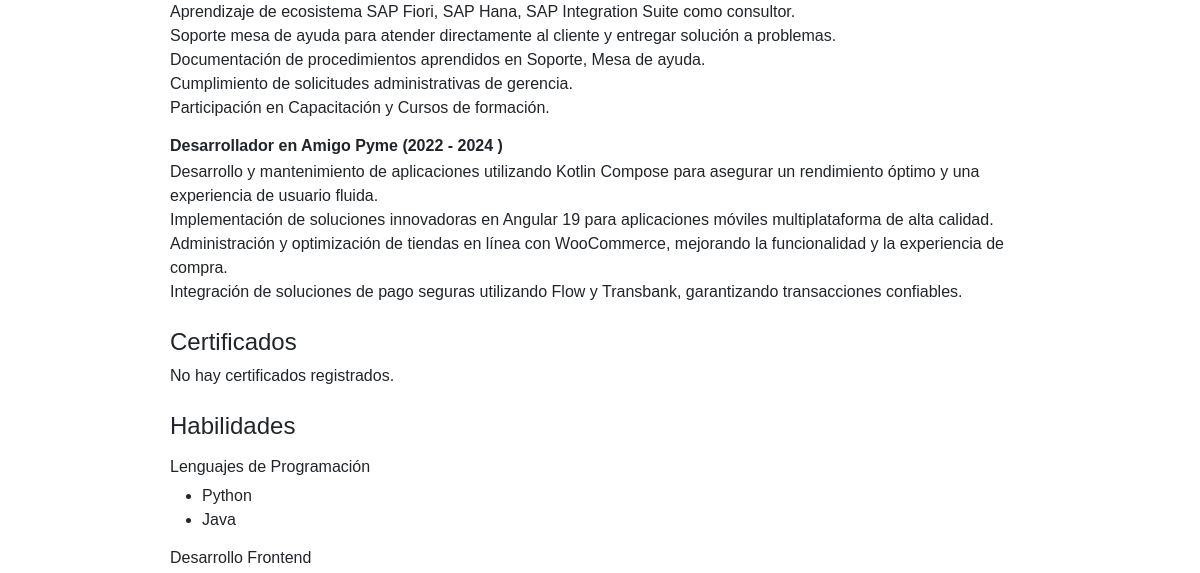
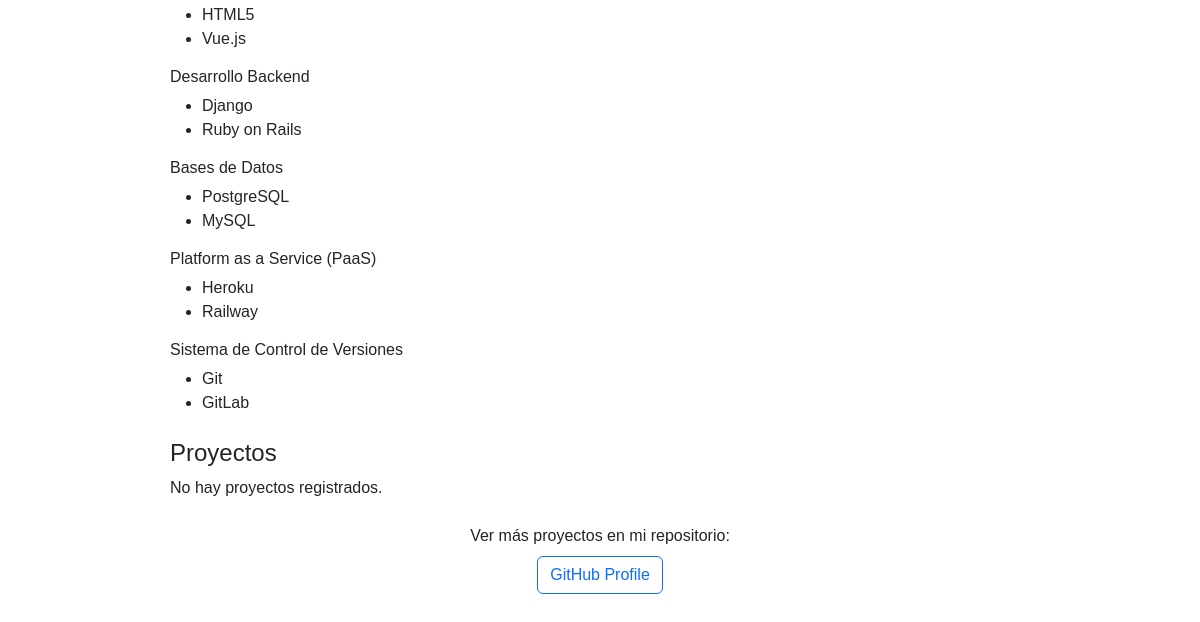
Before: / (lower part) with the older database file (2 pictures, top to bottom).
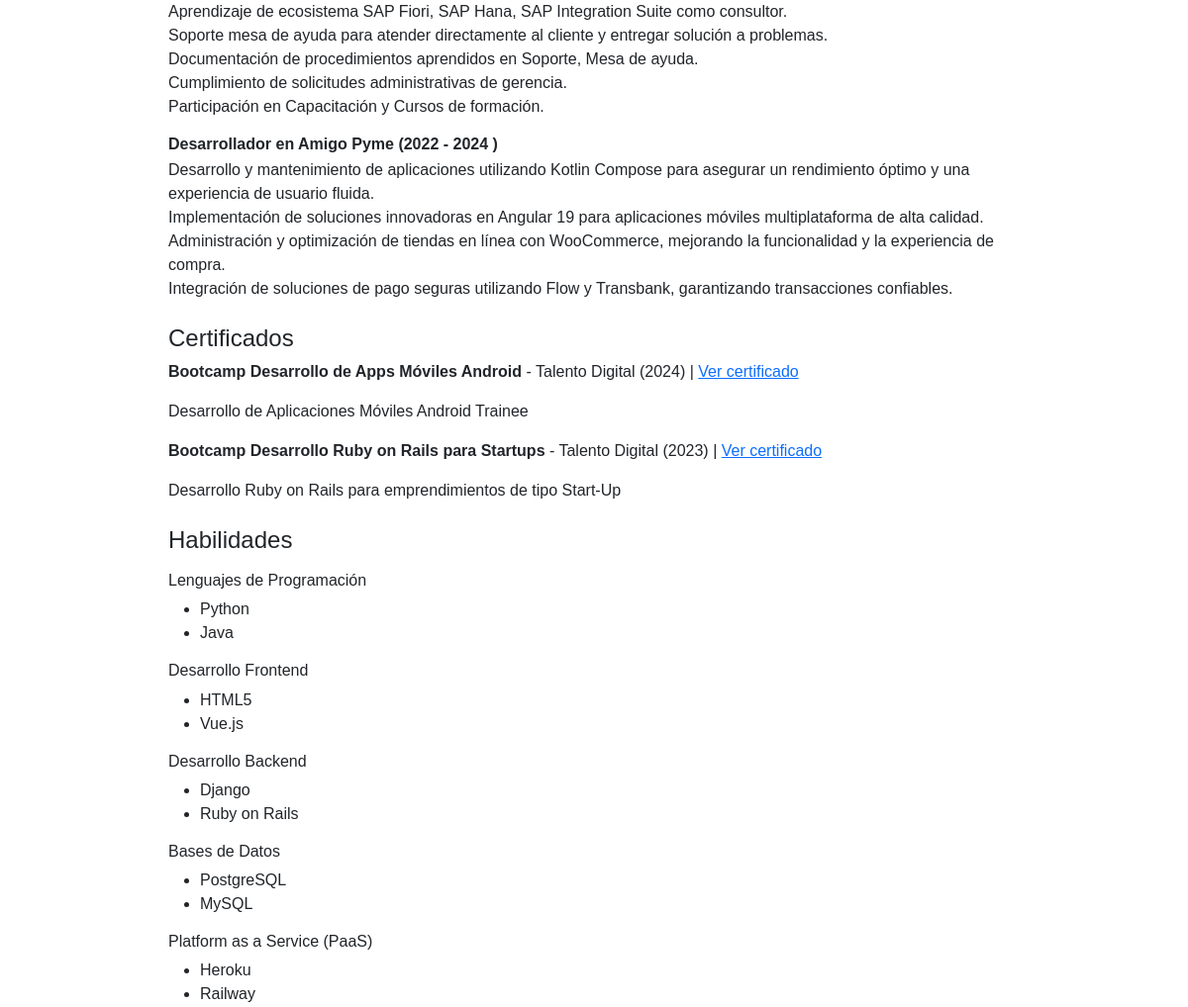
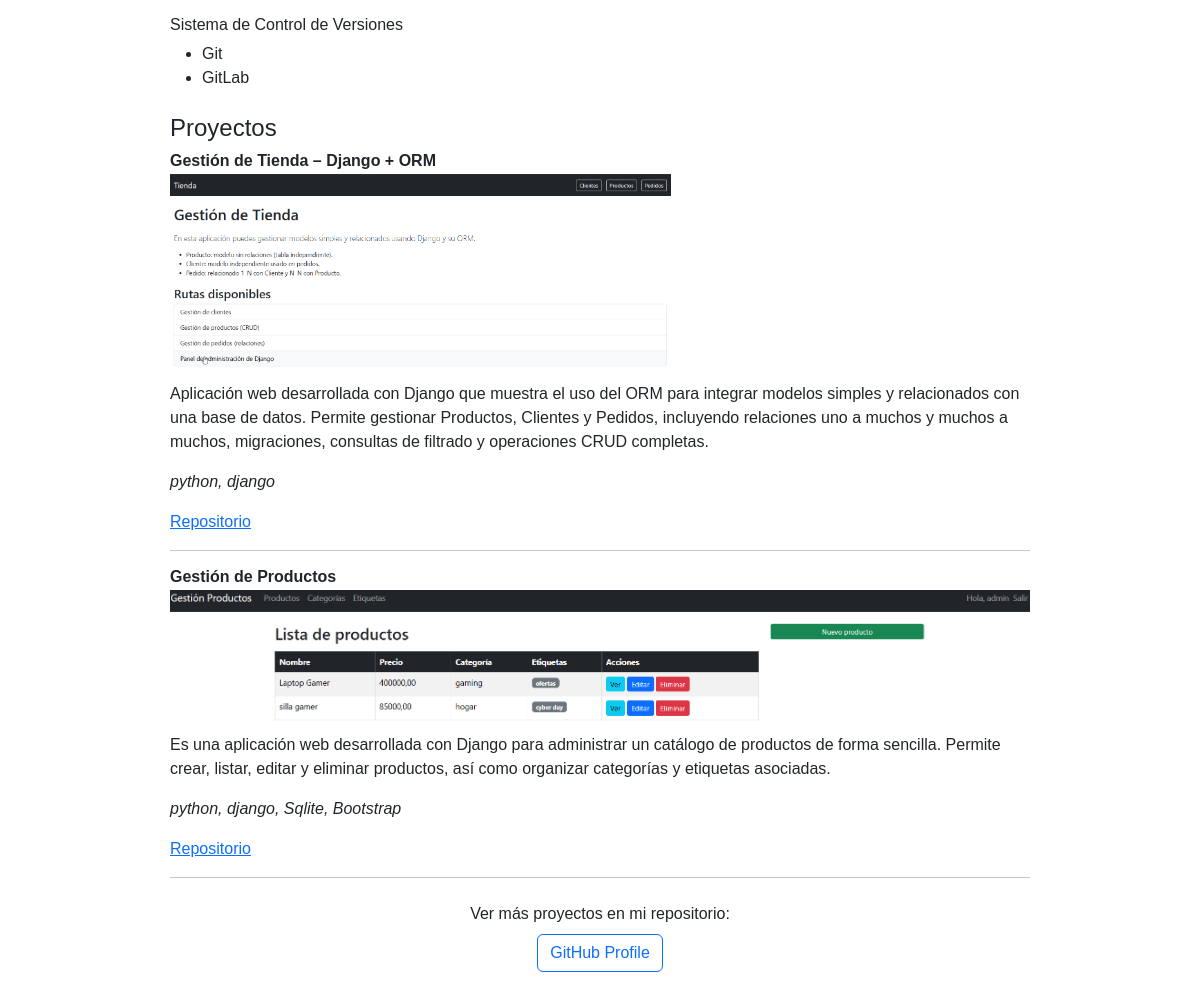
After: the same page with the newer database file (2 pictures, top to bottom).
### core/models.py (models this page shows, shortened)
class Experiencia(models.Model):
    empresa = models.CharField(max_length=150)
    puesto = models.CharField(max_length=150)
    descripcion = models.TextField()
    fecha_inicio = models.DateField()
    fecha_fin = models.DateField(blank=True, null=True)
    actual = models.BooleanField(default=False)
    orden = models.PositiveIntegerField(default=0)

class Certificado(models.Model):
    nombre = models.CharField(max_length=200)
    entidad = models.CharField(max_length=150)
    fecha = models.DateField(blank=True, null=True)
    url_certificado = models.URLField(blank=True)
    descripcion = models.TextField(blank=True)
    orden = models.PositiveIntegerField(default=0)

class Proyecto(models.Model):
    titulo = models.CharField(max_length=200)
    descripcion = models.TextField()
    imagen = models.ImageField(upload_to='proyectos/', blank=True, null=True)
    url_demo = models.URLField(blank=True)
    url_codigo = models.URLField(blank=True)
    tecnologias = models.CharField(max_length=200, blank=True)
    fecha = models.DateField(blank=True, null=True)
    destacado = models.BooleanField(default=True)
    orden = models.PositiveIntegerField(default=0)
    imagen_static = models.CharField(
        max_length=200,
        blank=True,
        help_text="Ruta dentro de static/, por ejemplo: img/proyecto1.png",
    )

### core/views.py (the view)
# urls.py: path('', views.home_view, name='home'),
def home_view(request):
    perfil = Perfil.objects.first()
    experiencias = Experiencia.objects.all().order_by('-fecha_inicio', '-id')
    certificados = Certificado.objects.all().order_by('orden', '-fecha')
    habilidades = Habilidad.objects.all().order_by('categoria', 'orden', 'nombre')
    proyectos = Proyecto.objects.filter(destacado=True).order_by('orden', '-fecha')
    context = {
        'perfil': perfil,
        'experiencias': experiencias,
        'certificados': certificados,
        'habilidades': habilidades,
        'proyectos': proyectos,
    }
    return render(request, 'core/home.html', context)

### core/templates/core/home.html (shortened to what this page needs)
{% load static %}
<!DOCTYPE html>
<html lang="es">
<head>
    <link href="https://cdn.jsdelivr.net/npm/bootstrap@5.3.3/dist/css/bootstrap.min.css" rel="stylesheet"
>
</head>
<body>
    <div class="content-container">
        <section id="experiencia" class="mb-4">
            {% for exp in experiencias %}
            <h3 class="h6 fw-bold mb-1">
                {{ exp.puesto }} en {{ exp.empresa }}
                {% if exp.fecha_inicio %}
                ({{ exp.fecha_inicio|date:"Y" }}
                {% if exp.actual %}
                - Actual
                {% elif exp.fecha_fin %}
                - {{ exp.fecha_fin|date:"Y" }}
                {% endif %}
                )
                {% endif %}
            </h3>
            <div class="mb-3">
                {{ exp.descripcion|linebreaks }}
            </div>
            {% empty %}
            <p>No hay experiencias registradas.</p>
            {% endfor %}
        </section>
        <section id="certificados" class="mb-4">
            <h2 class="h4">Certificados</h2>
            {% for cert in certificados %}
            <p>
                <strong>{{ cert.nombre }}</strong> - {{ cert.entidad }}
                {% if cert.fecha %} ({{ cert.fecha|date:"Y" }}){% endif %}
                {% if cert.url_certificado %}
                | <a href="{{ cert.url_certificado }}" target="_blank">Ver certificado</a>
                {% endif %}
            </p>
            {% if cert.descripcion %}
            <p>{{ cert.descripcion }}</p>
            {% endif %}
            {% empty %}
            <p>No hay certificados registrados.</p>
            {% endfor %}
        </section>
        <section id="habilidades" class="mb-4">
            <h2 class="h4">Habilidades</h2>
            <h3 class="h6 mt-3">Lenguajes de Programación</h3>
            <ul>
                <li>Python</li>
                <li>Java</li>
            </ul>
            <h3 class="h6 mt-3">Desarrollo Frontend</h3>
            <ul>
                <li>HTML5</li>
                <li>Vue.js</li>
            </ul>
            <h3 class="h6 mt-3">Desarrollo Backend</h3>
            <ul>
                <li>Django</li>
                <li>Ruby on Rails</li>
            </ul>
            <h3 class="h6 mt-3">Bases de Datos</h3>
            <ul>
                <li>PostgreSQL</li>
                <li>MySQL</li>
            </ul>
            <h3 class="h6 mt-3">Platform as a Service (PaaS)</h3>
            <ul>
                <li>Heroku</li>
                <li>Railway</li>
            </ul>
            <h3 class="h6 mt-3">Sistema de Control de Versiones</h3>
            <ul>
                <li>Git</li>
                <li>GitLab</li>
            </ul>
        </section>
        <section id="proyectos" class="mb-4">
            <h2 class="h4">Proyectos</h2>
            {% for proyecto in proyectos %}
            <h3 class="h6 fw-bold mb-1">{{ proyecto.titulo }}</h3>
            {% if proyecto.titulo == "Gestión de Tienda – Django + ORM" %}
            <img src="{% static 'img/dos.png' %}" alt="{{ proyecto.titulo }}" class="img-fluid mb-2"
                style="max-height: 200px; object-fit: cover;">
            {% elif proyecto.titulo == "Gestión de Productos" %}
            <img src="{% static 'img/uno.png' %}" alt="{{ proyecto.titulo }}" class="img-fluid mb-2"
                style="max-height: 200px; object-fit: cover;">
            {% else %}
            <img src="{% static 'img/proyecto-placeholder.png' %}" alt="Proyecto sin imagen" class="img-fluid mb-2"
                style="max-height: 200px; object-fit: cover;">
            {% endif %}
            <p>{{ proyecto.descripcion }}</p>
            {% if proyecto.tecnologias %}
            <p><em>{{ proyecto.tecnologias }}</em></p>
            {% endif %}
            {% if proyecto.url_codigo %}
            <a href="{{ proyecto.url_codigo }}" target="_blank">Repositorio</a>
            {% endif %}
            <hr>
            {% empty %}
            <p>No hay proyectos registrados.</p>
            {% endfor %}
            <div class="mt-4 text-center">
                <p class="mb-2">Ver más proyectos en mi repositorio:</p>
                <a href="https://github.com/pedro-donoso" target="_blank" class="btn btn-outline-primary">
                    GitHub Profile
                </a>
            </div>
        </section>
    </div>
</body>
</html>

### core/templates/core/home.html (style rules this page uses)
body { font-family: Arial, sans-serif; margin: 0; }
.content-container { max-width: 900px; margin: 100px auto 40px; padding: 0 20px; }

Changed rows visible on the page:
added Certificado: nombre "Bootcamp Desarrollo de Apps Móviles Android", entidad "Talento Digital", fecha "2024", descripcion "Desarrollo de Aplicaciones Móviles Android Trainee"
added Certificado: nombre "Bootcamp Desarrollo Ruby on Rails para Startups", entidad "Talento Digital", fecha "2023", descripcion "Desarrollo Ruby on Rails para emprendimientos de tipo Start-Up"
added Proyecto: titulo "Gestión de Tienda – Django + ORM", descripcion "Aplicación web desarrollada con Django que muestra el uso del ORM para integrar modelos simples y relacionados con una base de datos. Permite gestionar Productos, Clientes y Pedidos, incluyendo relaciones uno a muchos y muchos a muchos, migraciones, consultas de filtrado y operaciones CRUD completas.", tecnologias "python, django"
added Proyecto: titulo "Gestión de Productos", descripcion "Es una aplicación web desarrollada con Django para administrar un catálogo de productos de forma sencilla. Permite crear, listar, editar y eliminar productos, así como organizar categorías y etiquetas asociadas.", tecnologias "python, django, Sqlite, Bootstrap"
Other visible differences:
text no longer shown: "No hay certificados registrados. No hay proyectos registrados."
